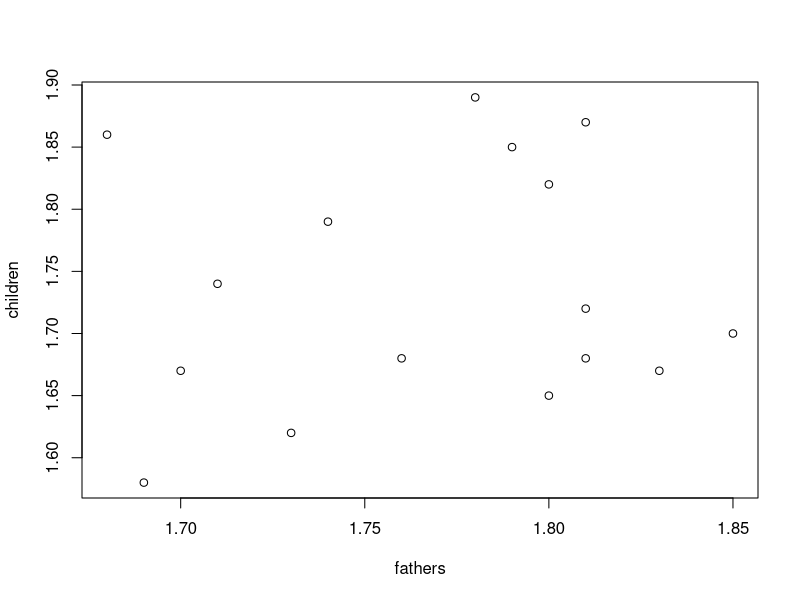
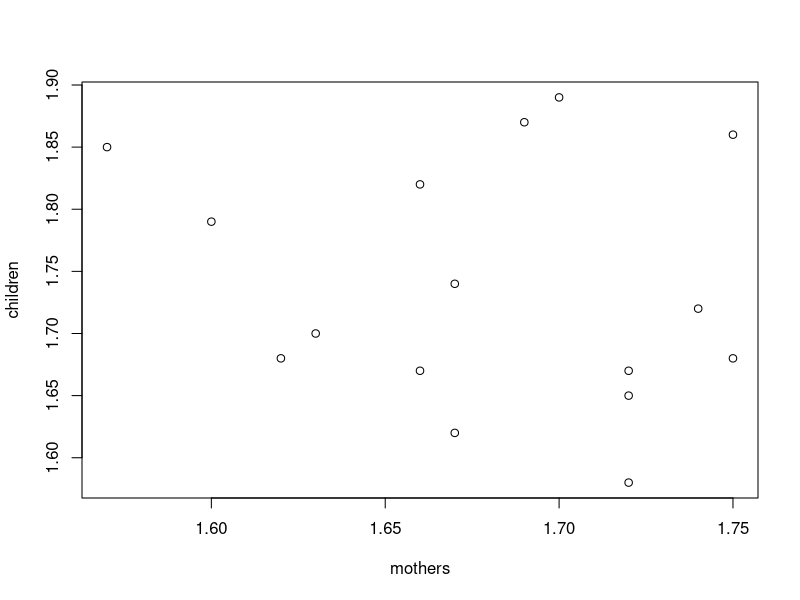
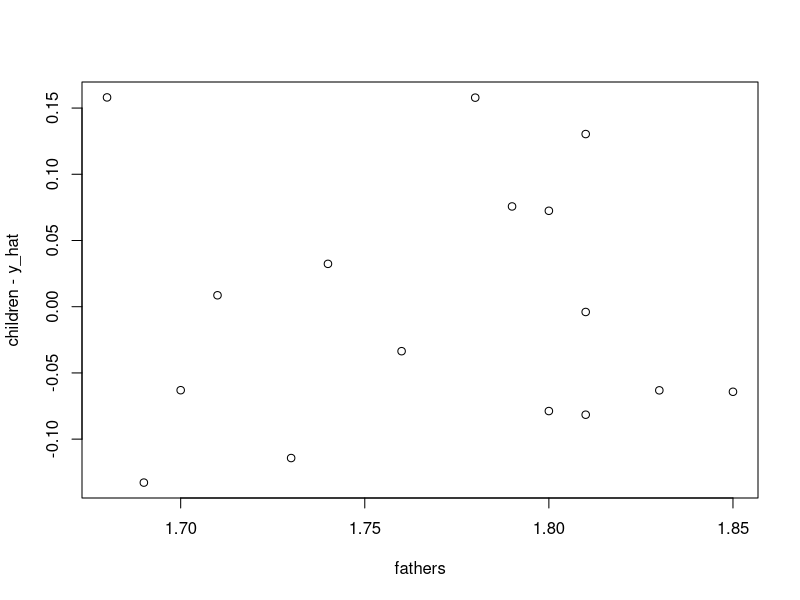
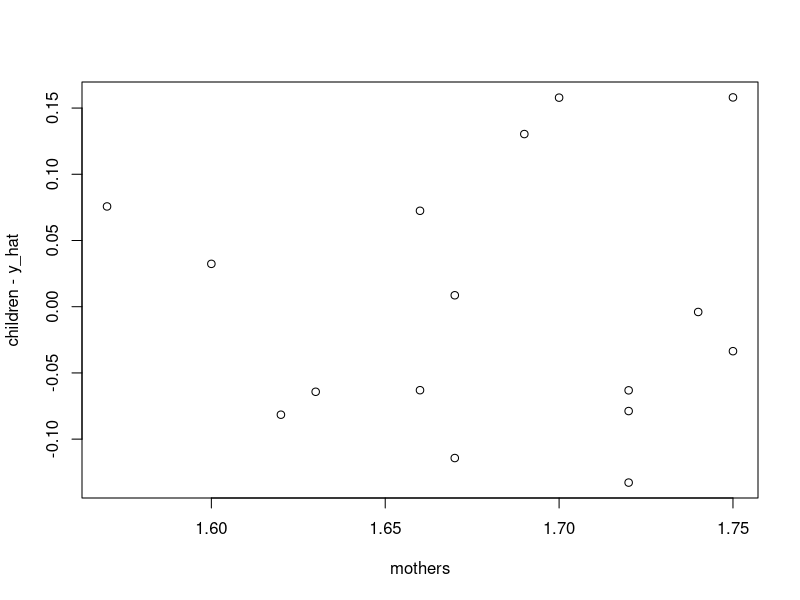
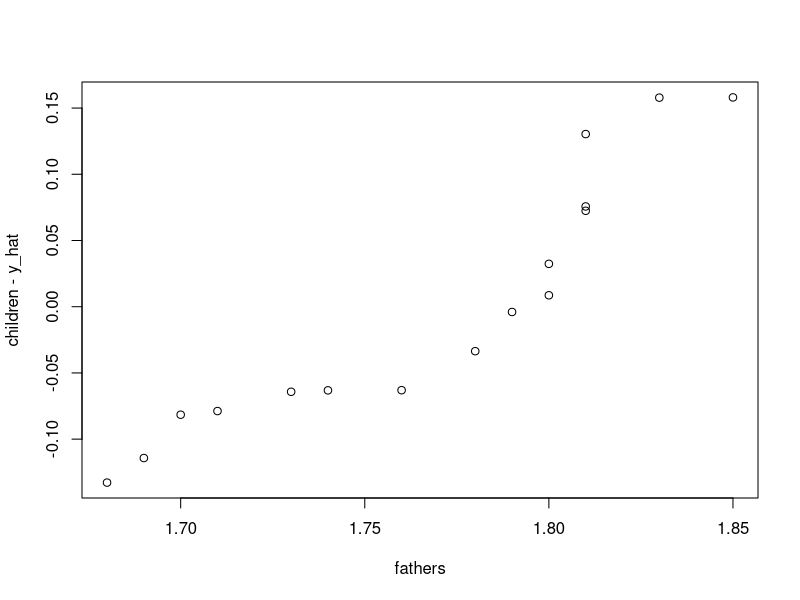
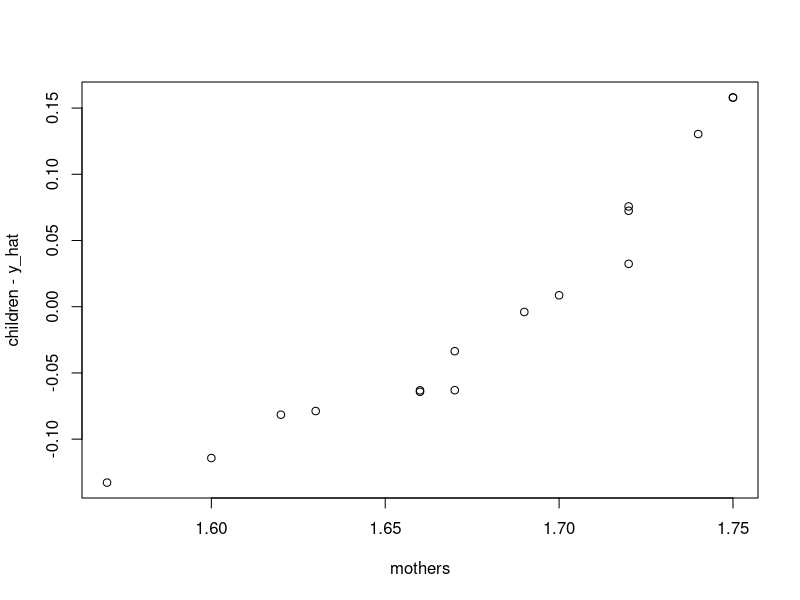
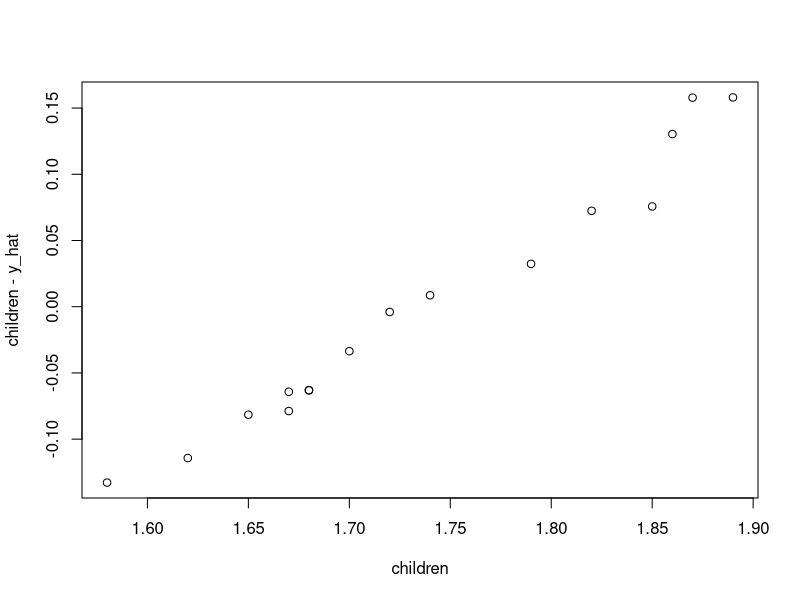
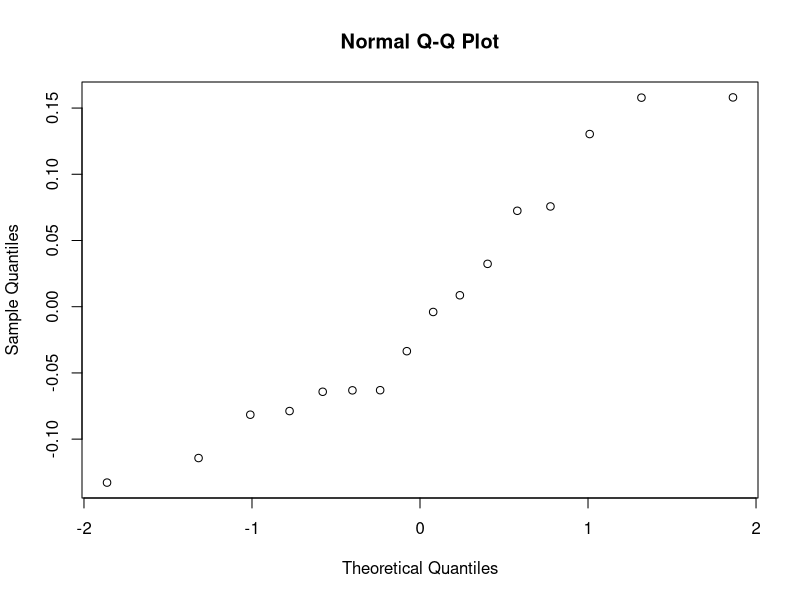

Here is the R script that generated these plots, in order:
#Выяснить, как рост детей зависит от роста родителей. 
# Для этого провести опрос и собрать выборку объемом 16 
# роста родителей (отца и матери) и их детей (дети от 20 лет)
# составить регрессию
# (рост ребенка) ~ A(рост отца) + B(рост матери)+e
# Построить выборочную линию регрессию.
# Найти точечные и интервальные оценки неизвестных параметров модели. 
# Провести графический анализ остатков. 
# Проверить постоянство дисперсий ошибок наблюдений.

children <- c(1.87,1.62,1.89,1.85,1.86,1.82,1.68,1.68,1.79,1.74,1.65,1.67,1.67,1.70,1.72,1.58)
fathers <-c(1.81,1.73,1.78,1.79,1.68,1.80,1.81,1.76,1.74,1.71,1.80,1.83,1.70,1.85,1.81,1.69)
mothers <-c(1.69,1.67,1.70,1.57,1.75,1.66,1.62,1.75,1.60,1.67,1.72,1.72,1.66,1.63,1.74,1.72)

plot (fathers,children)
plot (mothers,children)

#X <- matrix(c(1.81,1.73,1.78,1.79,1.68,1.80,1.81,1.76,1.74,1.71,1.80,1.83,1.70,1.85,1.81,1.69,1.69,1.67,1.70,1.57,1.75,1.66,1.62,1.75,1.60,1.67,1.72,1.72,1.66,1.63,1.74,1.72), nrow=length(children), byrow = TRUE)
ones <- c(1,1,1,1,1,1,1,1,1,1,1,1,1,1,1,1)

X <-cbind(ones,fathers, mothers)
X
X_transp <- t(X)   #transpose a matrix
Temp <- X_transp%*%X
Temp_inv <- solve(Temp)
beta_hat <- matrix((Temp_inv%*%X_transp)%*%children) 
beta_hat
y_hat <-c()
for (i in 1:length(children))
{
  y_hat[i] <-beta_hat[1,1]+beta_hat[2,1]*fathers[i]+beta_hat[3,1]*mothers[i]
}
#y_hat
Q_e <-0
for (i in 1:length(children))
{
  Q_e <-Q_e+(children[i]-y_hat[i])*(children[i]-y_hat[i])
}
#Q_e
s <- sqrt(Q_e/(16-2-1))
alpha <- 0.05
beta_hat[1,1]-qt((1-alpha)/2,16-2-1)*s*sqrt(Temp_inv[1,1])
beta_hat[1,1]+qt((1-alpha)/2,16-2-1)*s*sqrt(Temp_inv[1,1]) #beta_0 interval
beta_hat[2,1]-qt((1-alpha)/2,16-2-1)*s*sqrt(Temp_inv[2,2])
beta_hat[2,1]+qt((1-alpha)/2,16-2-1)*s*sqrt(Temp_inv[2,2]) #beta_1 interval
beta_hat[3,1]-qt((1-alpha)/2,16-2-1)*s*sqrt(Temp_inv[3,3])
beta_hat[3,1]+qt((1-alpha)/2,16-2-1)*s*sqrt(Temp_inv[3,3]) #beta_2 interval

Q_e*(16-2-1)/qchisq((1-alpha)/2,16-2-1)
Q_e*(16-2-1)/qchisq(alpha/2,16-2-1)


plot (fathers, children - y_hat)
plot(mothers,children - y_hat)


qqplot(fathers,children-y_hat)
qqplot( mothers,children-y_hat)
qqplot(children,children-y_hat)
qqnorm(children-y_hat)
#qqplot
 errors <- c(children-y_hat)
errors
errors_1 <-c()
for (i in 1:7) {errors_1[i] <- errors[i]}
errors_2 <-c()
for(i in 1:7) {errors_2[i] <- errors[9+i] }
errors_1
errors_2
s_1<-0
s_2<-0
for (i in 1:length(errors_1)) {s_1 <-s_1+(errors_1[i]-mean(errors_1))*(errors_1[i]-mean(errors_1))}
for (i in 1:length(errors_2)) {s_2 <-s_2+(errors_2[i]-mean(errors_2))*(errors_2[i]-mean(errors_2))}
first <- s_1/(length(errors_1)-1)
second <- s_2/(length(errors_2)-1)
(length(errors_1)-1)*first/(second*(length(errors_2)-1))
qf(alpha/2,length(errors_1), length(errors_2))
qf(1-alpha/2,length(errors_1), length(errors_2))
var.test(errors_1,errors_2)